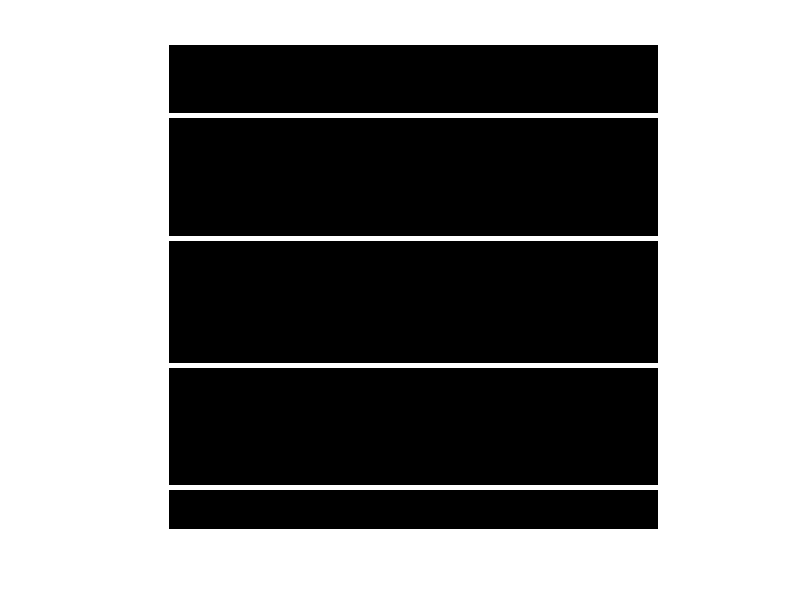

Reproduce this figure in MATLAB.
clear;clc;
t = (-1:0.01:1)';
unitstep = t>=0;
ramp = t.*unitstep;
ramp = ramp(ramp>0);
ramp_img = repmat(ramp,[1,100]);
imshow(ramp_img);
H = [-1 -1 -1;2 2 2;-1 -1 -1];
res = imfilter(ramp_img, H);
imshow(res*100000000000000000) 